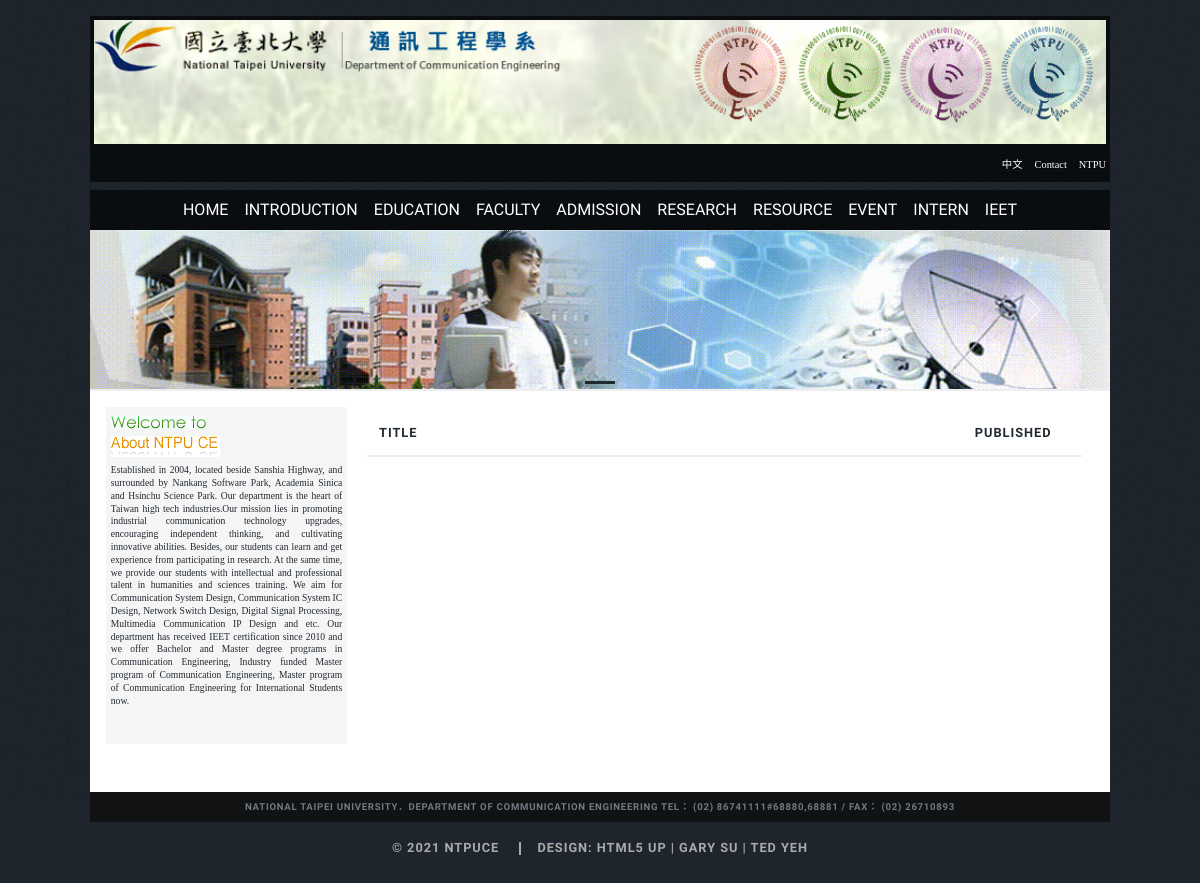
Page /eng/mods/basic/content.php?class=31 on the committed database.
### tables this page shows
CREATE TABLE IF NOT EXISTS `class` (
  `id` smallint NOT NULL AUTO_INCREMENT,
  `title` varchar(50) DEFAULT NULL,
  `parent` smallint DEFAULT NULL,
  `mods` varchar(50) DEFAULT NULL,
  PRIMARY KEY (`id`)
);

### mods/utils.php (called while the page is built, shortened)
<?php
function sql_query($link, $sql){
    $result = mysql_query($sql);
    return $result;
}
function sql_fetch($result){
    if($result){
        $row = mysql_fetch_array($result);
    }else{
        $row = false;
    }
    return $row;
}
?>

### eng/mods/basic/top_banner.php (the view, shortened to what this page needs)
<?php
include "./mods/utils.php";
$link = sql_connect();
$sql = "SELECT * FROM class INNER JOIN mods ON mods.id=class.mods AND mods.name='contact_eng'";
$result = sql_query($link, $sql);
$row = sql_fetch($result);
?>
<div id="top">
    <div class="px-1 pt-1">
        <a><img src="/images/logo-3.png" class="image fit" style="margin-bottom:0 !important"></a>
        <div>
            <ul id="ul-top" align="right">
                <li><a href="/">中文</a></li>
                <li><a href="<?php echo '/eng/mods/basic/content.php?class=' . $row[0]; ?>">Contact</a></li>
                <li><a href="https://new.ntpu.edu.tw/" target="_blank">NTPU</a></li>
            </ul>
        </div>
    </div>
</div>

### eng/mods/basic/navbar.php (shortened to what this page needs)
<nav id="nav">
    <ul id="nav-ul" class="links d-flex justify-content-center" align="center" valign="center" >
        <li id="home"><a href="/eng/index.php">Home</a></li>
        <?php
        $link = sql_connect();
        $sql = "SELECT id FROM mods WHERE name='nav_eng';";
        $result = sql_query($link, $sql);
        $mid = sql_fetch($result)['id'];
        $sql = "SELECT * FROM class WHERE mods='$mid';";
        $result = sql_query($link, $sql);
        while ($row = sql_fetch($result)) {
            echo '<li><a href="/eng/mods/basic/content.php?class=' . $row['id'] . '">' . $row['title'] . '</a></li>';
        }
        ?>
    </ul>
</nav>

### assets/css/common.css (style rules this page uses)
#ul-top li { display: inline-block; align-items: right; font-size: 0.65rem; }
#ul-top { margin-bottom: 0rem; }
#ul-top li > a { color: #ffffff; }

### eng/mods/basic/content.php (style rules this page uses)
a { color: #3b7bb9; text-decoration: none !important; }

### rows in the picture
class: title "INTRODUCTION"
class: title "EDUCATION"
class: title "FACULTY"
class: title "ADMISSION"
class: title "RESEARCH"
class: title "RESOURCE"
class: title "EVENT"
class: title "INTERN"
class: title "IEET"
